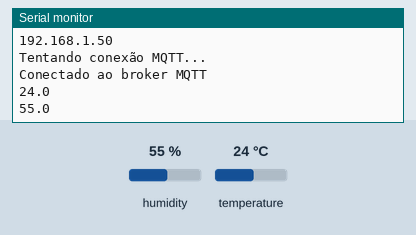
This sketch was run on a simulated ESP32. Parts: the last lines printed to the serial monitor. The test bench sets the inputs (shaded band); at power-on: humidity 55 %, temperature 24 °C. WiFi joins after 1.5 s; servers stay silent unless stated; random numbers use the default seed unless the sketch sets one; no MQTT or app messages arrive unless stated.

Above: at 3.2 s.
3.3 s: humidity set to 22 %
At 8.2 s:
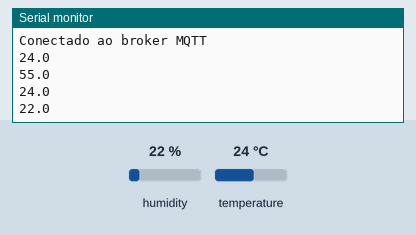
8.9 s: temperature set to 12 °C
At 12.9 s:
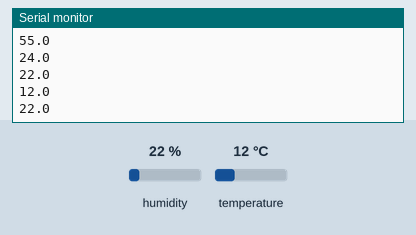
14.5 s: humidity set to 40 %
At 17.6 s:
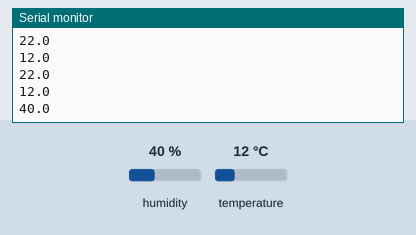
Timing chart, 0 to 19.1 s (numbered marks = the images above; inputs shaded):
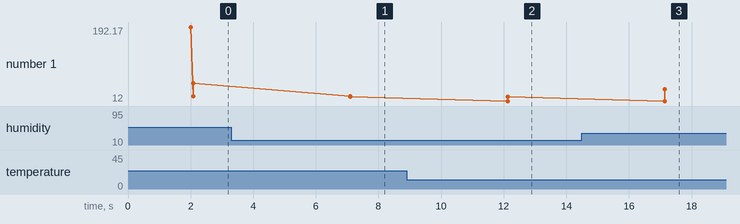

Measured:
- after the input at 3.3 s, the serial monitor: prints a new line after 3.8 s (image 1)
- after the input at 8.9 s, the serial monitor: prints a new line after 3.2 s (image 2)
- after the input at 14.5 s, the serial monitor: prints a new line after 2.7 s (image 3)
- plotted number 1: 55 → 22 after the input at 3.3 s, 22 → 40 after the input at 14.5 s

The sketch:

esp-mqtt.ino
```cpp
/*
 * Exemplo de conexão do ESP32 à rede WiFi e ao broker MQTT, publicando dados do sensor DHT22
 * Utiliza o broker público do HiveMQ
*/

// Inclui a biblioteca WiFi do ESP32
#include <WiFi.h>

// Inclui a biblioteca PubSubClient para comunicação MQTT
#include <PubSubClient.h>

// Inclui a biblioteca para usar sensores da família DHT (DHT11, DHT22, etc.)
#include "DHT.h"

// Define o pino do ESP32 onde o sensor DHT está conectado
#define DHTPIN 4

// Define o tipo de sensor utilizado (pode ser DHT11, DHT22 ou DHT21)
#define DHTTYPE DHT11

// Dados da rede Wi-Fi (no Wokwi, usa-se Wokwi-GUEST)
const char* ssid = "ads_IoT2026";
const char* password = "ads_IoT2026";

// Endereço do broker MQTT (HiveMQ público neste exemplo)
const char* mqtt_server = "10.110.18.11";

// Cria um objeto WiFiClient para comunicação TCP
WiFiClient espClient;

// Cria um cliente MQTT usando o cliente TCP
PubSubClient client(espClient);

// Cria um objeto da classe DHT com as configurações definidas acima
DHT dht(DHTPIN, DHTTYPE);

// Função para conectar ao Wi-Fi
void initWiFi() {
  WiFi.mode(WIFI_STA);             // Modo estação (cliente)
  WiFi.begin(ssid, password);      // Conecta à rede Wi-Fi
  Serial.print("Conectando-se ao WiFi ..");
  while (WiFi.status() != WL_CONNECTED) {
    Serial.print('.');
    delay(1000);
  }
  Serial.println("\nConectado com IP: ");
  Serial.println(WiFi.localIP());
}

// Função que tenta conectar ao broker MQTT
void reconnectMQTT() {
  // Fica tentando reconectar até conseguir
  while (!client.connected()) {
    Serial.println("Tentando conexão MQTT...");
    // Define um ID único para o client (pode ser qualquer string)
    String clientId = "ADSINIOT" + String(random(0xffff), HEX);
    if (client.connect(clientId.c_str())) {
      Serial.println("Conectado ao broker MQTT");
    } else {
      Serial.print("Falha na conexão. Código: ");
      Serial.print(client.state());
      Serial.println(" Tentando novamente em 5 segundos...");
      delay(5000);
    }
  }
}

void setup() {
  Serial.begin(115200);      // Inicia a comunicação serial
  initWiFi();                // Conecta à rede Wi-Fi
  client.setServer(mqtt_server, 1883); // Define o broker MQTT e a porta
  dht.begin(); // Inicializa o sensor DHT (configura pino e tipo)
}

void loop() {
  // Se o cliente MQTT estiver desconectado, tenta reconectar
  if (!client.connected()) {
    reconnectMQTT();
  }

  client.loop();  // Mantém o cliente MQTT ativo e verificando novas mensagens

  // Lê a temperatura (em graus Celsius) e armazena na variável temperatura
  float temperatura = dht.readTemperature();

  // Lê a umidade
  float umidade = dht.readHumidity();

  // Formata o dado de temperatura em texto e publica no tópico iniot/andre/temperatura
  String mensagemTemp = String(temperatura, 1);
  Serial.println(mensagemTemp); // Imprime no monitor serial a mensagem formatada
  client.publish("ads/iniot/temperatura", mensagemTemp.c_str());

  // Formata o dado de umidade em texto e publica no tópico iniot/andre/temperatura
  String mensagemUmid = String(umidade, 1);
  Serial.println(mensagemUmid); // Imprime no monitor serial a mensagem formatada
  client.publish("ads/iniot/umidade", mensagemUmid.c_str());

  delay(5000);  // Aguarda 5 segundos antes de publicar novamente
}
```
